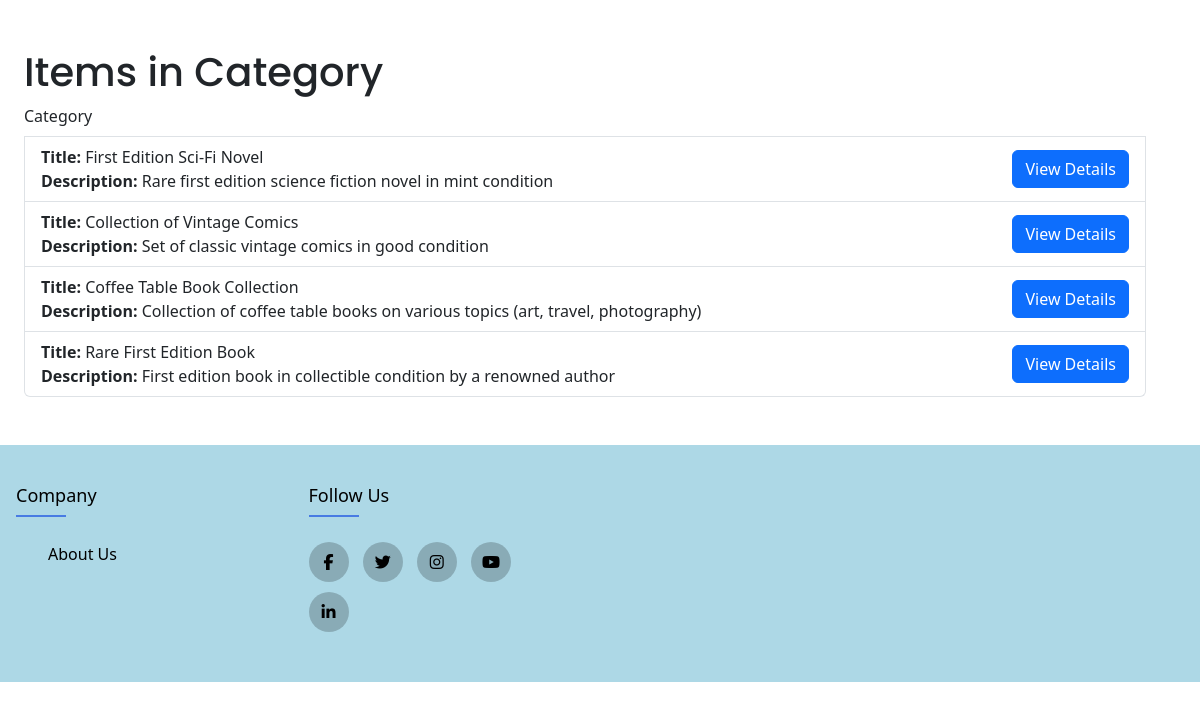
The app's page /category.php?categoryID=21 with its own data.
### tables this page shows
CREATE TABLE `auction_item` (
  `itemID` int(11) NOT NULL,
  `title` varchar(100) DEFAULT NULL,
  `description` text DEFAULT NULL,
  `startTime` datetime DEFAULT NULL,
  `endTime` datetime DEFAULT NULL,
  `startingPrice` decimal(10,2) DEFAULT NULL,
  `highestBid` decimal(10,2) DEFAULT NULL,
  `sellerProfile` int(11) DEFAULT NULL,
  `buyerProfile` int(11) DEFAULT NULL,
  `categoryID` int(11) DEFAULT NULL
);

### category.php (the view, shortened to what this page needs)
<?php
require_once 'db_connection.php';
$categoryID = $_GET["categoryID"];
$sql = "SELECT * FROM auction_item WHERE categoryID = ?";
if ($stmt = $conn->prepare($sql)) {
    $stmt->bind_param("i", $categoryID);
    if ($stmt->execute()) {
        $result = $stmt->get_result();
        if ($result->num_rows > 0) {
            ?>
            <!DOCTYPE html>
            <html lang="en">
            <head>
                <link href="https://cdn.jsdelivr.net/npm/bootstrap@5.3.2/dist/css/bootstrap.min.css" rel="stylesheet">
                <link href="css/style.css" rel="stylesheet">
                <link rel="stylesheet" href="https://cdnjs.cloudflare.com/ajax/libs/font-awesome/6.5.0/css/all.min.css">
            </head>
            <body>
                <main class="container mt-5">
                    <!DOCTYPE html>
                    <html lang="en">
                    <head>
                        <link href="https://cdn.jsdelivr.net/npm/bootstrap@5.3.2/dist/css/bootstrap.min.css" rel="stylesheet">
                    </head>
                    <body>
                        <div class="container mt-5">
                            <h1>Items in Category</h1>
                            <ul class="list-group">
                                <label for="category" class="form-label">Category</label>
                                <?php while ($row = $result->fetch_assoc()) { ?>
                                    <li class="list-group-item d-flex justify-content-between align-items-center">
                                        <div>
                                            <strong>Title:</strong> <?php echo $row['title']; ?><br>
                                            <strong>Description:</strong> <?php echo $row['description']; ?>
                                        </div>
                                        <a href="itemDetails.php?itemID=<?php echo $row['itemID']; ?>" class="btn btn-primary">View
                                            Details</a>
                                    </li>
                                <?php } ?>
                            </ul>
                        </div>
                    </body>
                    </html>
                    <?php
        } else {
            echo "No items found in this category.";
        }
    } else {
        echo "Error executing query: " . $stmt->error;
    }
} else {
    echo "Error preparing statement: " . $conn->error;
}
?>
    </main>
    <div id="footer" style="padding-top: 6vh;"></div>
</body>
</html>

### css/style.css (style rules this page uses)
body, h1, h2, p { margin: 0; padding: 0; }
h1, h2 { font-family: 'Poppins', sans-serif; }
body { color: #2B2B2B; }
h1, h2 { color: #487BE3; }
body { background-color: #ffffff; }
a { color: #487BE3; }

### css/footerstyle.css (style rules this page uses)
* { margin:0; padding: 0; box-sizing: border-box; }
.container { max-width: 1170px; margin: inherit; }

### records on screen
auction_item: title "First Edition Sci-Fi Novel", description "Rare first edition science fiction novel in mint condition"
auction_item: title "Collection of Vintage Comics", description "Set of classic vintage comics in good condition"
auction_item: title "Coffee Table Book Collection", description "Collection of coffee table books on various topics (art, travel, photography)"
auction_item: title "Rare First Edition Book", description "First edition book in collectible condition by a renowned author"
